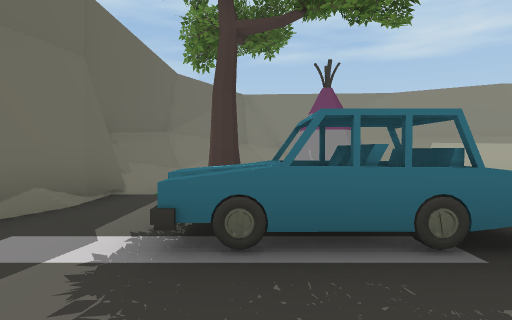
[1] (above)

19 first-person views from a walk through a 3-D level made in the Unity game engine. The camera is 1.3 m above the floor, tilts 2° down and sees 80° across. The floor is counted in squares, 2 m on a side. Each view is taken from the middle of a square. On the plan, view 1 faces up. The plan holds only what a view shows up to about 10 squares ahead; the rest is blank. The place goes on beyond the plan. The player character is not drawn. Some animated figures are left out. Some surface patterns are stand-ins.

[2]
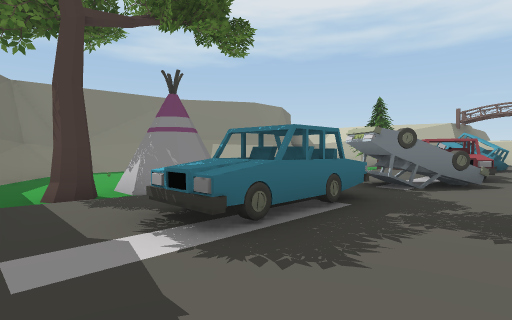

[3]
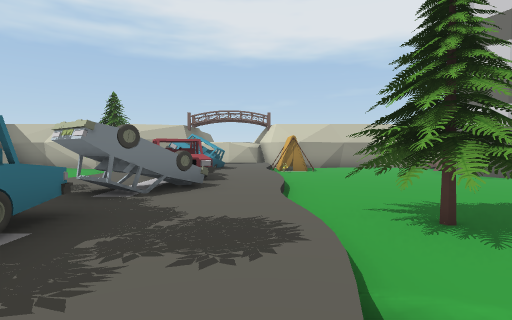

[4]
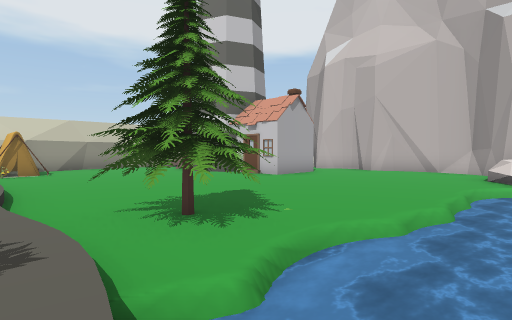

[5]
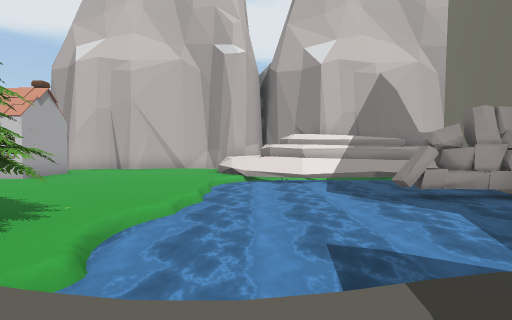

[6]
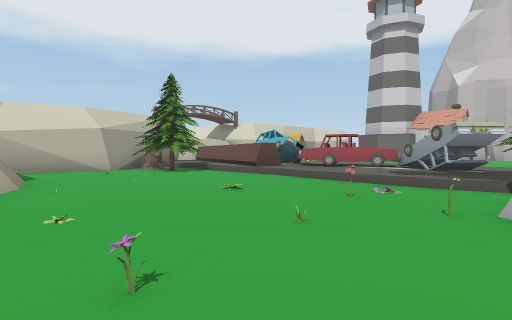

[7]
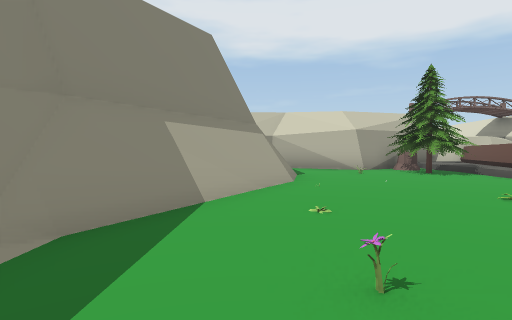

[8]
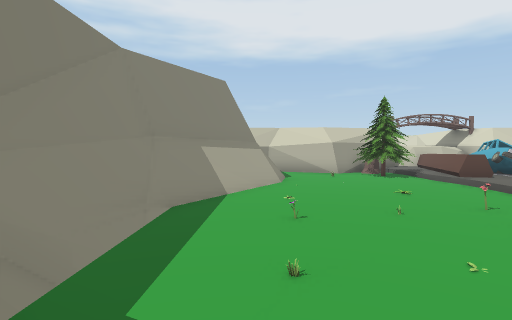

[9]
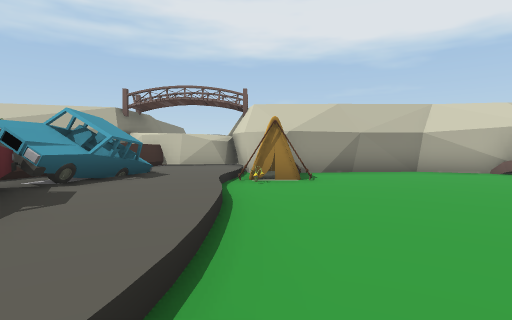

[10]
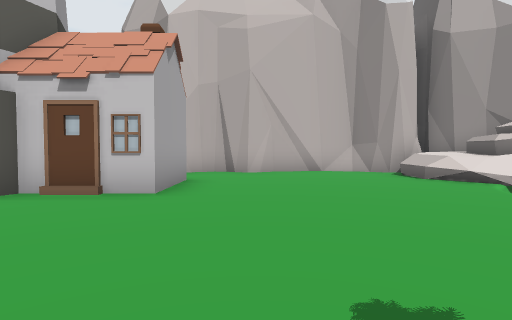

[11]
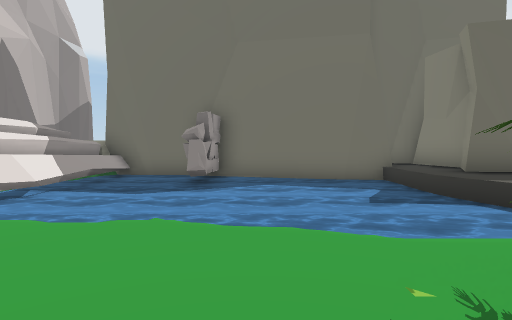

[12]
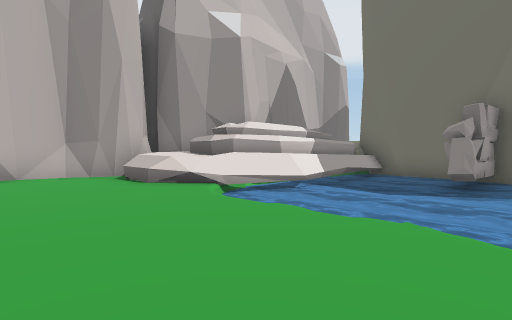

[13]
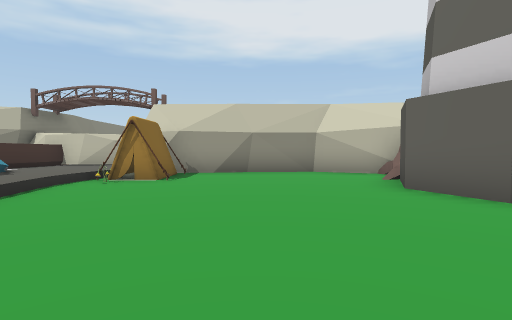

[14]
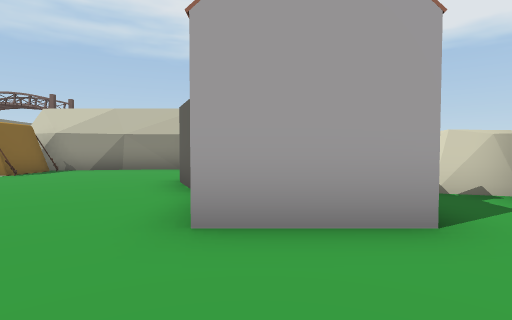

[15]
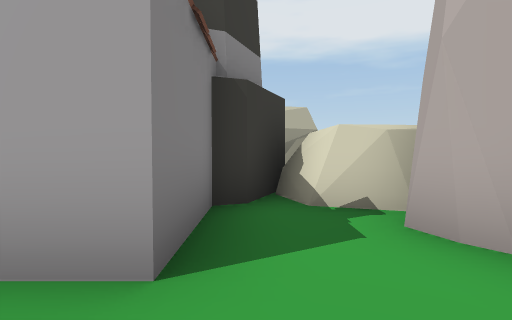

[16]
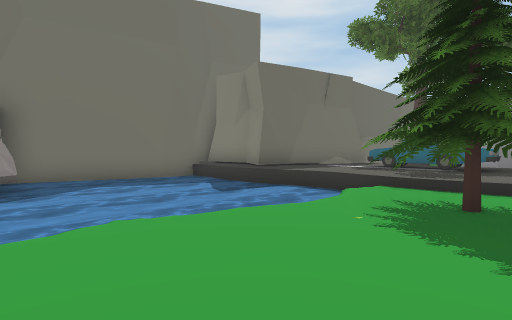

[17]
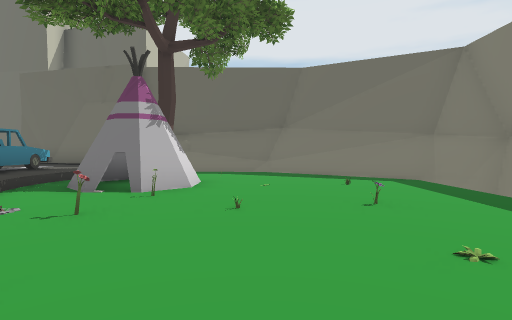

[18]
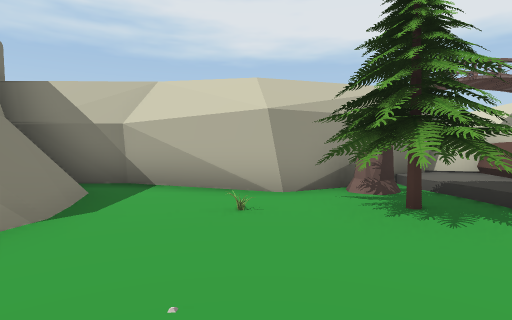

[19]
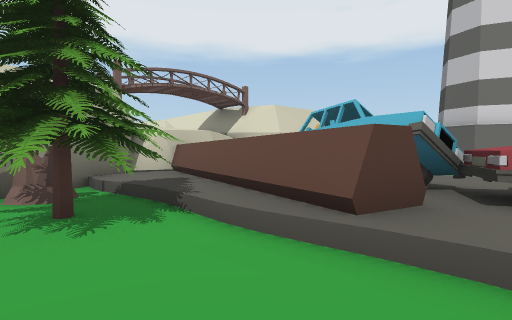

### Floor plan
Key: @ floor where view 1 was taken; # wall or solid block; . main floor; : floor 0.25 m higher than the main floor; + floor 0.75 m higher than the main floor; * floor 1 m higher than the main floor; / step, stairs or slope; = window, fence, low wall or low ledge; ≈ water the walk keeps out of; ^ raised ledge; R rock; T tree; E tent; C car; P pine tree; W tower; F flower; O other object.
Columns run from 7 left of view 1 to 14 right of it. Each row starts with its distance up from view 1.
 13       #####
 12       #//######
 11      ##/....//##
 10      #/.O.....=######
  9     ##/...F.O.......#
  8     #/..O..O.......##
  7     R/....O..O...O.#
  6     R/T.EE.F.....PP##
  5     R/..EE......PPPO#
  4      //////:://##PP###
  3     #/:C:CC::::#^#^##
  2     #::CCCCCCCCCCC ^##
  1 #####::::::C:C::C:::##
  0 #::::::@:::::::::::::#
 -1 ##≈≈≈≈≈≈.PP......OEE##
 -2  #≈≈≈≈≈≈PPP.......EE#
 -3  #≈≈≈≈≈≈.PP.........#
 -4 ##≈≈≈≈≈≈............#
 -5 ##≈≈≈≈≈≈............#
 -6 #≈^≈≈≈≈≈............#
 -7 #≈≈≈≈≈≈≈.......###O##
 -8 #≈≈≈≈≈≈≈.....###  W#
 -9 #^^^^^//.....###
-10  O  #^*/.......#
-11     #^*/.......#
-12     #/+##.######
-13      ^#####

Where each view was taken, in squares from view 1:
view 1: 0 up, 0 right, facing up
view 2: 0 up, 2 left, facing up-right
view 3: 0 up, 1 left, facing right
view 4: 0 up, 1 left, facing down-right
view 5: 1 up, 1 left, facing down
view 6: 10 up, 2 right, facing down-right
view 7: 10 up, 2 right, facing right
view 8: 10 up, 1 left, facing right
view 9: 1 down, 4 right, facing right
view 10: 3 down, 4 right, facing down
view 11: 4 down, 3 right, facing left
view 12: 4 down, 3 right, facing down-left
view 13: 4 down, 4 right, facing right
view 14: 8 down, 3 right, facing right
view 15: 10 down, 4 right, facing right
view 16: 6 down, 3 right, facing up-left
view 17: 8 up, 7 right, facing left
view 18: 7 up, 7 right, facing right
view 19: 6 up, 7 right, facing down-right
